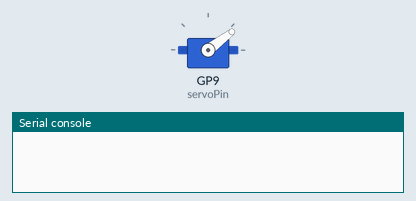
Recording of a program running on a simulated Raspberry Pi Pico running MicroPython. On the bench: servo, the last lines printed to the serial console. Servo angles are drawn from the pulse width (0.5 ms = 0°, 2.5 ms = 180°).

Above: at 2.12 s.
At 12.6 s:
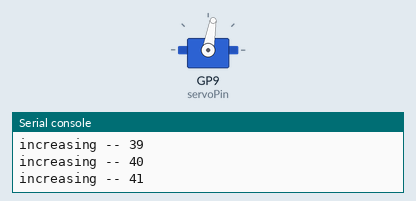
At 22.89 s:
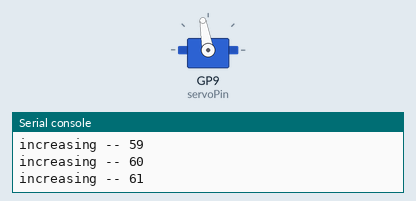
At 32.1 s:
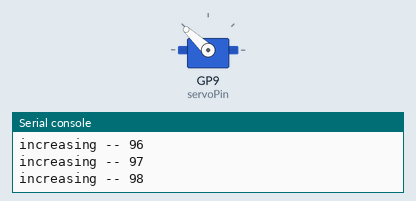
Timing chart, 0 to 40.0 s (numbered marks = the images above):
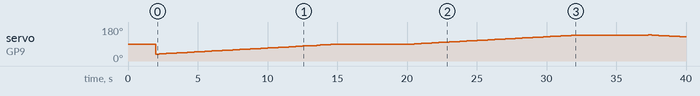

Measured:
- by itself, servo on GP9 (servoPin): 88° → 37° at 2.0 s, → 38° 0.25 s later, → 39° 0.25 s later, → 40° 0.25 s later, … (109 changes in this stretch)

The program:

unit_test_motor.py
```python
from machine import Pin, PWM
from time import sleep

servoPin = PWM(Pin(9))
servoPin.freq(50)

def servo(degrees): # пересчет в диапазоне 0-100
    #50 среднее положение стоим
    if degrees > 100: degrees=100
    if degrees < 0: degrees=0
    # set max and min duty
    maxDuty=6650
    minDuty=3000
    # new duty is between min and max duty in proportion to its value
    newDuty=minDuty+(maxDuty-minDuty)*(degrees/100)
    # servo PWM value is set
    servoPin.duty_u16(int(newDuty))

# разблокировка моторов
servo(50)
sleep(2)


while True:
    for degree in range(0,51,1):
        servo(degree)
        sleep(0.25)
        print("increasing -- "+str(degree))
    sleep(5)
    for degree in range(50,100,1):
        servo(degree)
        sleep(0.25)
        print("increasing -- "+str(degree))
    sleep(5)
  # start decreasing loop
    for degree in range(100, 50, -1):
        servo(degree)
        sleep(0.25)
        print("decreasing -- "+str(degree))
    sleep(5)
    for degree in range(50, 0, -1):
        servo(degree)
        sleep(0.25)
        print("decreasing -- "+str(degree))
```
